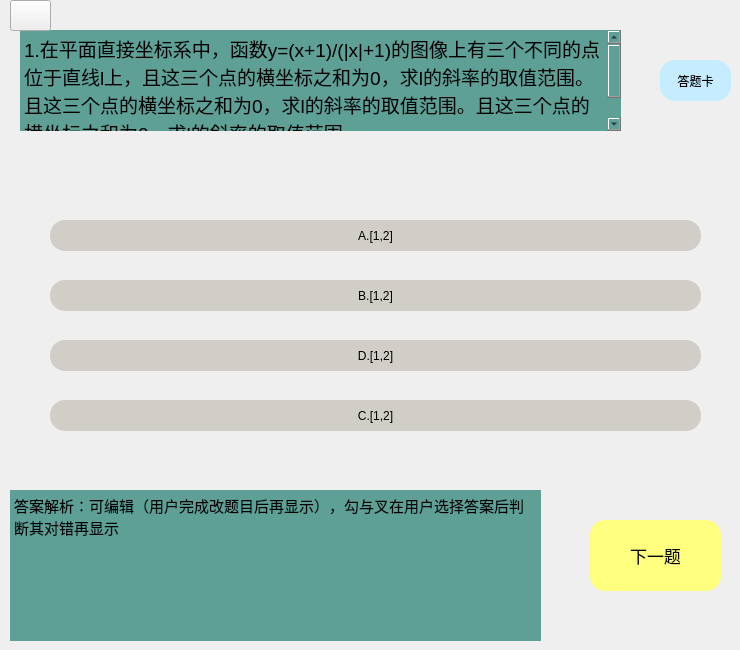
     <widget class="QWidget" name="page_11">
      <widget class="QTextBrowser" name="wrong_analyse">
       <property name="geometry">
        <rect>
         <x>10</x>
         <y>490</y>
         <width>531</width>
         <height>151</height>
        </rect>
       </property>
       <property name="styleSheet">
        <string notr="true">background-color: rgb(94,159,150);</string>
       </property>
       <property name="frameShape">
        <enum>QFrame::NoFrame</enum>
       </property>
       <property name="html">
        <string>&lt;!DOCTYPE HTML PUBLIC &quot;-//W3C//DTD HTML 4.0//EN&quot; &quot;http://www.w3.org/TR/REC-html40/strict.dtd&quot;&gt;
&lt;html&gt;&lt;head&gt;&lt;meta name=&quot;qrichtext&quot; content=&quot;1&quot; /&gt;&lt;style type=&quot;text/css&quot;&gt;
p, li { white-space: pre-wrap; }
&lt;/style&gt;&lt;/head&gt;&lt;body style=&quot; font-family:'SimSun'; font-size:9pt; font-weight:400; font-style:normal;&quot;&gt;
&lt;p style=&quot; margin-top:0px; margin-bottom:0px; margin-left:0px; margin-right:0px; -qt-block-indent:0; text-indent:0px;&quot;&gt;&lt;span style=&quot; font-size:11pt;&quot;&gt;答案解析：可编辑（用户完成改题目后再显示），勾与叉在用户选择答案后判断其对错再显示&lt;/span&gt;&lt;/p&gt;&lt;/body&gt;&lt;/html&gt;</string>
       </property>
      </widget>
      <widget class="QPushButton" name="Bt_A_ex_2">
       <property name="geometry">
        <rect>
         <x>50</x>
         <y>220</y>
         <width>651</width>
         <height>31</height>
        </rect>
       </property>
       <property name="styleSheet">
        <string notr="true">QPushButton{
background-color: rgb(208, 206, 199);
border-radius:15px
}

QPushButton:pressed{
	padding-left:5px;
	padding-top:5px;
}
</string>
       </property>
       <property name="text">
        <string>A.[1,2]</string>
       </property>
      </widget>
      <widget class="QPushButton" name="Bt_D_ex_2">
       <property name="geometry">
        <rect>
         <x>50</x>
         <y>400</y>
         <width>651</width>
         <height>31</height>
        </rect>
       </property>
       <property name="styleSheet">
        <string notr="true">QPushButton{
border-radius:15px;
background-color: rgb(208, 206, 199);
}
QPushButton:pressed{
	padding-left:5px;
	padding-top:5px;
}</string>
       </property>
       <property name="text">
        <string>C.[1,2]</string>
       </property>
      </widget>
      <widget class="QPushButton" name="wrong_view">
       <property name="geometry">
        <rect>
         <x>660</x>
         <y>60</y>
         <width>71</width>
         <height>41</height>
        </rect>
       </property>
       <property name="contextMenuPolicy">
        <enum>Qt::PreventContextMenu</enum>
       </property>
       <property name="styleSheet">
        <string notr="true">QPushButton{
	border-radius:15px;
	background-color: rgb(198, 237, 255);
}

QPushButton:pressed{
	padding-left:5px;
	padding-top:5px;
}

</string>
       </property>
       <property name="text">
        <string>答题卡</string>
       </property>
      </widget>
      <widget class="QPushButton" name="Bt_C_ex_2">
       <property name="geometry">
        <rect>
         <x>50</x>
         <y>340</y>
         <width>651</width>
         <height>31</height>
        </rect>
       </property>
       <property name="styleSheet">
        <string notr="true">QPushButton{
background-color: rgb(208, 206, 199);
border-radius:15px;
}

QPushButton:pressed{
	padding-left:5px;
	padding-top:5px;
}</string>
       </property>
       <property name="text">
        <string>D.[1,2]</string>
       </property>
      </widget>
      <widget class="QTextBrowser" name="wrong_title">
       <property name="geometry">
        <rect>
         <x>20</x>
         <y>30</y>
         <width>601</width>
         <height>101</height>
        </rect>
       </property>
       <property name="font">
        <font>
         <pointsize>15</pointsize>
        </font>
       </property>
       <property name="styleSheet">
        <string notr="true">background-color: rgb(94,159,150);
</string>
       </property>
       <property name="frameShape">
        <enum>QFrame::NoFrame</enum>
       </property>
       <property name="html">
        <string>&lt;!DOCTYPE HTML PUBLIC &quot;-//W3C//DTD HTML 4.0//EN&quot; &quot;http://www.w3.org/TR/REC-html40/strict.dtd&quot;&gt;
&lt;html&gt;&lt;head&gt;&lt;meta name=&quot;qrichtext&quot; content=&quot;1&quot; /&gt;&lt;style type=&quot;text/css&quot;&gt;
p, li { white-space: pre-wrap; }
&lt;/style&gt;&lt;/head&gt;&lt;body style=&quot; font-family:'SimSun'; font-size:15pt; font-weight:400; font-style:normal;&quot;&gt;
&lt;p style=&quot; margin-top:0px; margin-bottom:0px; margin-left:0px; margin-right:0px; -qt-block-indent:0; text-indent:0px;&quot;&gt;&lt;span style=&quot; font-size:14pt;&quot;&gt;1.在平面直接坐标系中，函数y=(x+1)/(|x|+1)的图像上有三个不同的点位于直线l上，且这三个点的横坐标之和为0，求l的斜率的取值范围。且这三个点的横坐标之和为0，求l的斜率的取值范围。且这三个点的横坐标之和为0，求l的斜率的取值范围。&lt;/span&gt;&lt;/p&gt;
&lt;p style=&quot;-qt-paragraph-type:empty; margin-top:0px; margin-bottom:0px; margin-left:0px; margin-right:0px; -qt-block-indent:0; text-indent:0px; font-size:9pt;&quot;&gt;&lt;br /&gt;&lt;/p&gt;&lt;/body&gt;&lt;/html&gt;</string>
       </property>
      </widget>
      <widget class="QPushButton" name="wrong_next">
       <property name="geometry">
        <rect>
         <x>590</x>
         <y>520</y>
         <width>131</width>
         <height>71</height>
        </rect>
       </property>
       <property name="font">
        <font>
         <pointsize>13</pointsize>
        </font>
       </property>
       <property name="styleSheet">
        <string notr="true">QPushButton{
	background-color: rgb(255, 255, 127);
	border-radius:15px

}
QPushButton:pressed{
	padding-left:5px;
	padding-top:5px;
}</string>
       </property>
       <property name="text">
        <string>下一题</string>
       </property>
      </widget>
      <widget class="QPushButton" name="Bt_B_ex_2">
       <property name="geometry">
        <rect>
         <x>50</x>
         <y>280</y>
         <width>651</width>
         <height>31</height>
        </rect>
       </property>
       <property name="styleSheet">
        <string notr="true">QPushButton{
border-radius:15px;
background-color: rgb(208, 206, 199);
}
QPushButton:pressed{
	padding-left:5px;
	padding-top:5px;
}</string>
       </property>
       <property name="text">
        <string>B.[1,2]</string>
       </property>
      </widget>
      <widget class="QPushButton" name="wrong_back">
       <property name="geometry">
        <rect>
         <x>10</x>
         <y>0</y>
         <width>41</width>
         <height>31</height>
        </rect>
       </property>
       <property name="styleSheet">
        <string notr="true">
QPushButton{
	
	border-image: url(:/icon/res/icon/返回.png);
	

}
QPushButton:pressed{
	padding-left:5px;
	padding-top:5px;
}</string>
       </property>
       <property name="text">
        <string/>
       </property>
      </widget>
     </widget>
